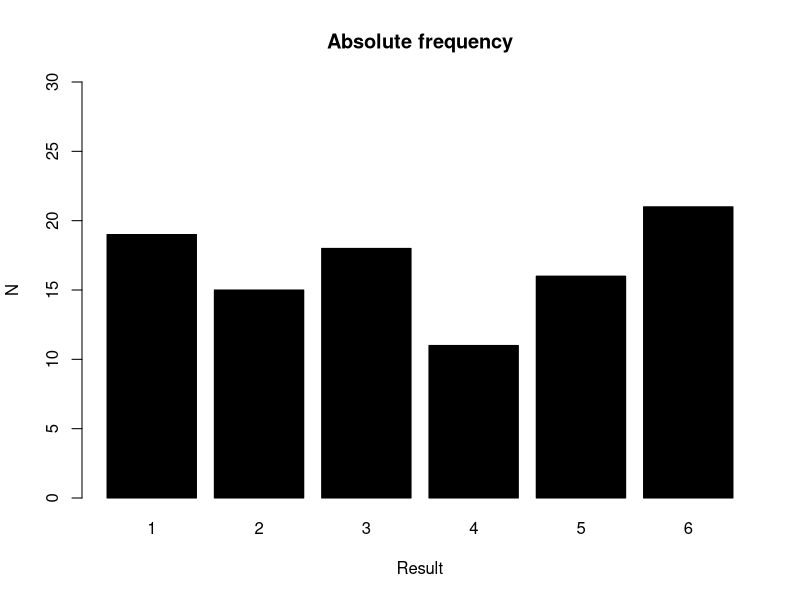
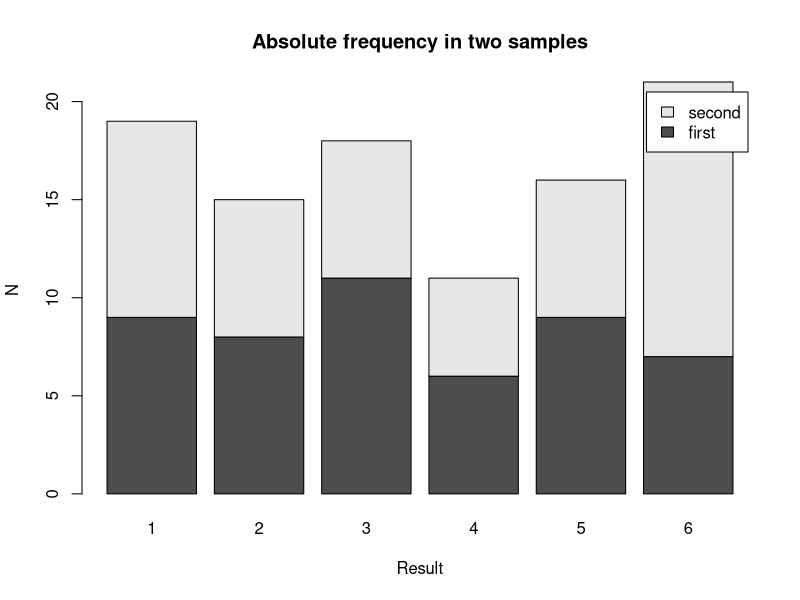
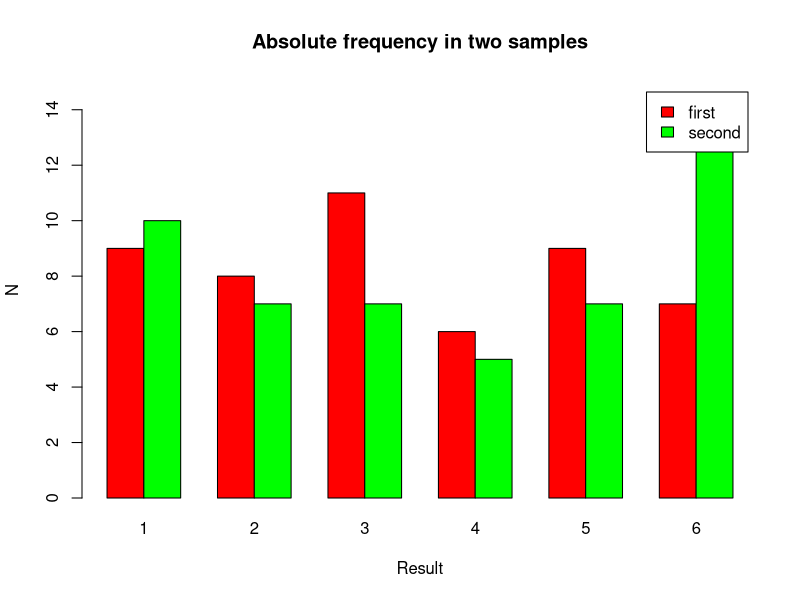
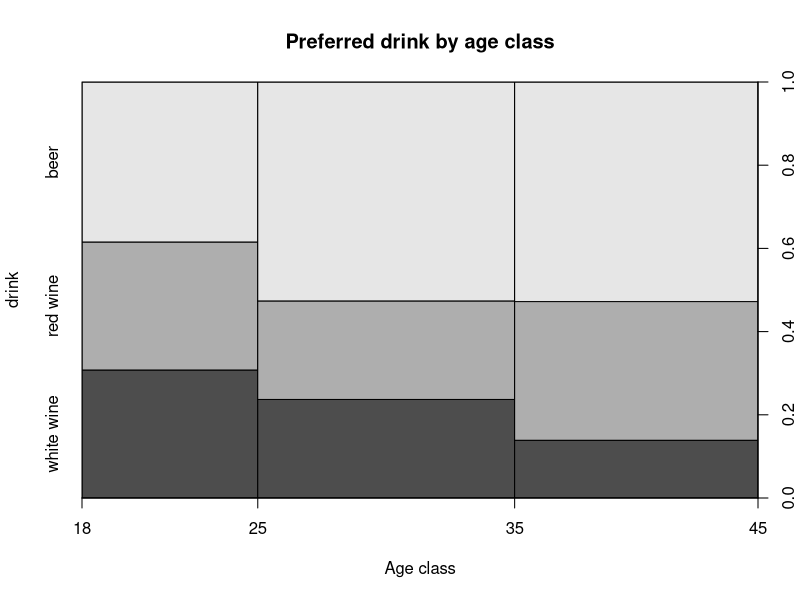
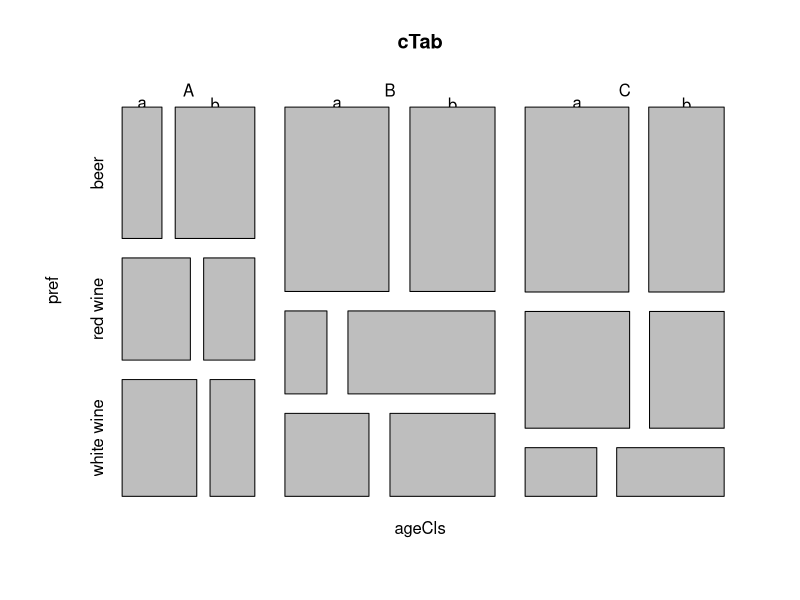
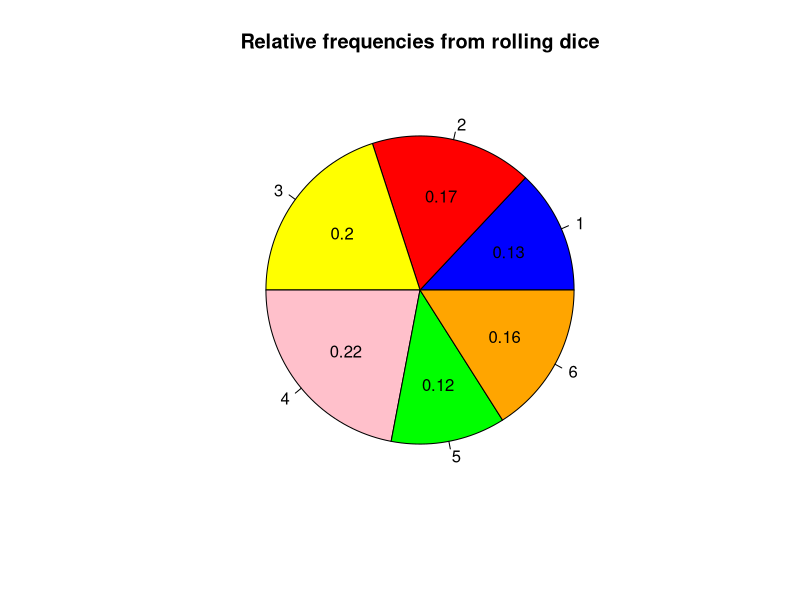
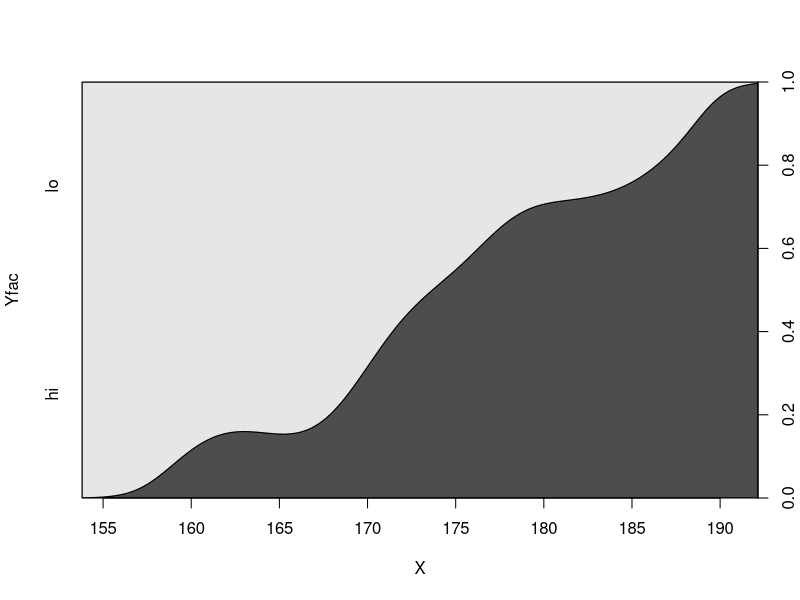

Recreate these plots in R, in order.
## ---- chunk 1
wants <- c("plotrix")
has   <- wants %in% rownames(installed.packages())
if(any(!has)) install.packages(wants[!has])
## ---- chunk 2
set.seed(123)
dice  <- sample(1:6, 100, replace=TRUE)
(dTab <- table(dice))
## ---- chunk 3
barplot(dTab, ylim=c(0, 30), xlab="Result", ylab="N", col="black",
        main="Absolute frequency")
## ---- chunk 4
roll1   <- dice[1:50]
roll2   <- dice[51:100]
rollAll <- rbind(table(roll1), table(roll2))
rownames(rollAll) <- c("first", "second"); rollAll

barplot(rollAll, beside=FALSE, legend.text=TRUE, xlab="Result", ylab="N",
        main="Absolute frequency in two samples")
## ---- chunk 5
barplot(rollAll, beside=TRUE, ylim=c(0, 15), col=c("red", "green"),
        legend.text=TRUE, xlab="Result", ylab="N",
        main="Absolute frequency in two samples")
## ---- chunk 6
N      <- 100
age    <- sample(18:45, N, replace=TRUE)
drinks <- c("beer", "red wine", "white wine")
pref   <- factor(sample(drinks, N, replace=TRUE))
xRange <- round(range(age), -1) + c(-10, 10)
lims   <- c(18, 25, 35, 45)
spineplot(x=age, y=pref, xlab="Age class", ylab="drink", breaks=lims,
          main="Preferred drink by age class")
## ---- chunk 7
ageCls <- cut(age, breaks=lims, labels=LETTERS[1:(length(lims)-1)])
group  <- factor(sample(letters[1:2], N, replace=TRUE))
cTab   <- table(ageCls, pref, group)
mosaicplot(cTab, cex.axis=1)
## ---- chunk 8
dice <- sample(1:6, 100, replace=TRUE)
dTab <- table(dice)
pie(dTab, col=c("blue", "red", "yellow", "pink", "green", "orange"),
    main="Relative frequencies from rolling dice")

dTabFreq <- prop.table(dTab)
textRad  <- 0.5
angles   <- dTabFreq * 2 * pi
csAngles <- cumsum(angles)
csAngles <- csAngles - angles/2
textX    <- textRad * cos(csAngles)
textY    <- textRad * sin(csAngles)
text(x=textX, y=textY, labels=dTabFreq)
## ---- chunk 9
N    <- 100
X    <- rnorm(N, 175, 7)
Y    <- 0.5*X + rnorm(N, 0, 6)
Yfac <- cut(Y, breaks=c(-Inf, median(Y), Inf), labels=c("lo", "hi"))
myDf <- data.frame(X, Yfac)
## ---- chunk 10
cdplot(Yfac ~ X, data=myDf)
## ---- chunk 11
try(detach(package:plotrix))
